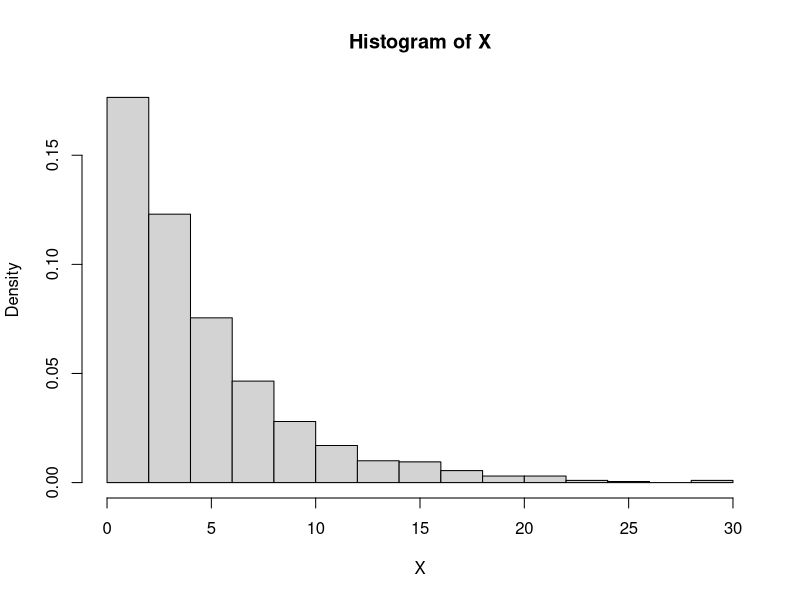

Source code (R):
#FA6
p <- 0.2
q <- 1 - p
# Generating random numbers from Uniform distribution
n <- 1000
n
U <- runif(n)
# Generating numbers from Geometric distribution 
X <- ceiling(log(U)/log(q))
# Calculating and Printing of mean
mean_x <- mean(X)
format(round(mean_x, 2), nsmall = 2)
# Calculating and Printing of variance
var_x <- var(X)
format(round(var_x, 2), nsmall = 2)
# Calculating and Printing of standard deviation
sd_x <- sd(X)
format(round(sd_x, 2), nsmall = 2)
# Histogram of X
hist(X,freq = FALSE)
